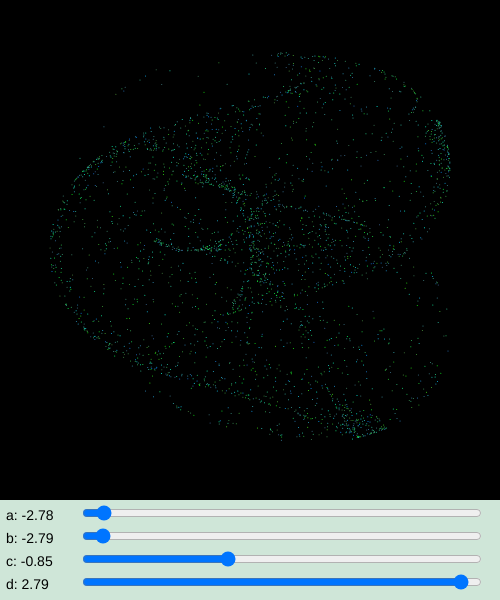
Frame 1 (no input)
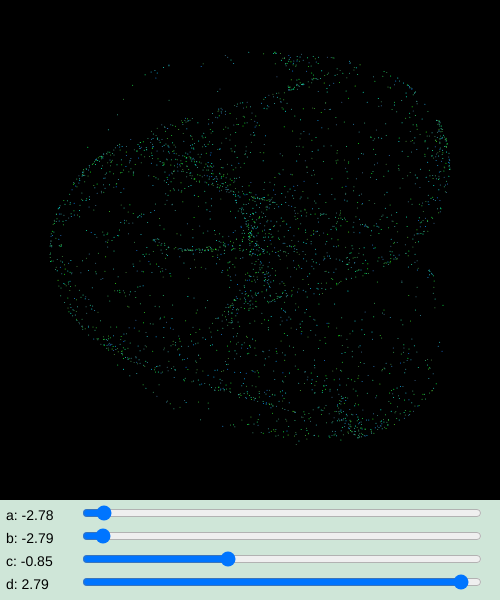
Frame 60 (no input)
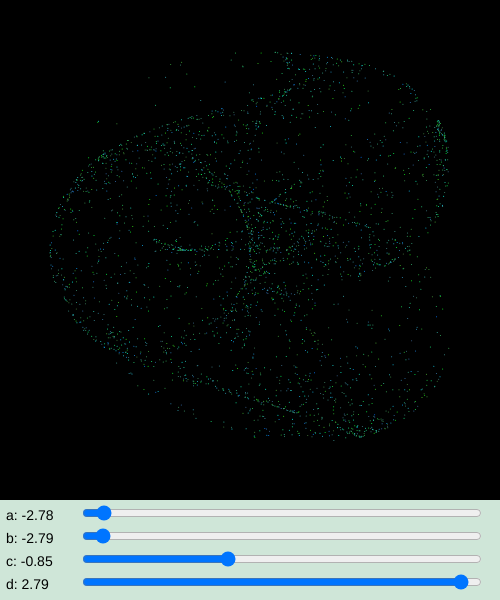
Frame 120 (the mouse pressed at the canvas centre since frame 60)

The p5.js sketch that drew these frames (run headless with seeded random() and noise() and a simulated clock; from frame 60 on, the mouse is pressed at the canvas centre):

// p5.js sketch
// ── sketch.js
var Vec2 = function(x, y) {
	this.x = x;
	this.y = y;
};

var win_w = 500;
var win_h = 500;
var gui_h = 100;

var pos = new Vec2(0.0, 0.0);
var prev_pos = new Vec2(0.0, 0.0);

var lp = true;
var bg_clear = true;
var pointNum = 3000;

var param = {
	a: -2.78,
	b: -2.79,
	c: -0.85,
	d: 2.79
	// a: 0.876516856696007, 
	// b: -2.54053425359419, 
	// c: 2.77398819840079, 
	// d: -1.74025543774336 
	// a: 2.57259992316601,
	// b: -1.42254655924675,
	// c: 2.43240554290837,
	// d: -1.45852401048238
};

var sa, sb, sc, cd;

function initGUI(){
	var range = [-3.0, 3.0];
	
	sa = createSlider(range[0], range[1], param.a, 0);
	sb = createSlider(range[0], range[1], param.b, 0);
	sc = createSlider(range[0], range[1], param.c, 0);
	sd = createSlider(range[0], range[1], param.d, 0);
	
	sa.position(win_w * 0.2 - 20, win_h+3);
	sb.position(win_w * 0.2 - 20, win_h+26);
	sc.position(win_w * 0.2 - 20, win_h+49);
	sd.position(win_w * 0.2 - 20, win_h+72);

	var w = win_w * 0.8;
	sa.style('width', w+'px');
	sb.style('width', w+'px');
	sc.style('width', w+'px');
	sd.style('width', w+'px');
}

function randomizeParam() {
	param.a = random(-3.0, 3.0);
	param.b = random(-3.0, 3.0);
	param.c = random(-3.0, 3.0);
	param.d = random(-3.0, 3.0);
	// console.log(param.a, param.b, param.c, param.d);
	sa.value(param.a);
	sb.value(param.b);
	sc.value(param.c);
	sd.value(param.d);	
}

function getParam(){
	param.a = sa.value();
	param.b = sb.value();
	param.c = sc.value();
	param.d = sd.value();
}

function drawPoint(){
	fill(200);
	for(var n = 0; n < pointNum; n++){ // noprotect	
		pos.x = sin(param.a * prev_pos.y) - cos(param.b * prev_pos.x);
		pos.y = sin(param.c * prev_pos.x) - cos(param.d * prev_pos.y);
		prev_pos = JSON.parse(JSON.stringify(pos));
		// stroke(map(pos.x, -2, 2, 0, 20), map(pos.y, -2, 2, 0, 20), 100);
		// fill(map(pos.x, -2, 2, 0, 100), map(pos.y, -2, 2, 0, 100), 100);
		fill(n%30+30, n%50+50, n%50+50);
		ellipse(map(pos.x, -2.0, 2.0, win_w*0.1, win_w*0.9), map(pos.y, -2.0, 2.0, win_h*0.1, win_h*0.9), 1, 1);
	}
}

function setup() {
	createCanvas(win_w, win_h+gui_h);
	colorMode(HSB, 100);
	background(0);
	// frameRate(15);
	initGUI();
	lp ? loop() : noLoop();
	noStroke();
}

function drawSliderValue(){
	fill(40, 10, 90);
	rect(0, win_h, win_w, gui_h);
	push();
		fill(0);
		textSize(14);
		translate(6, win_h+20)
		text("a: "+Math.round(sa.value()*10000)/10000, 0, 0);
		text("b: "+Math.round(sb.value()*10000)/10000, 0, 23);
		text("c: "+Math.round(sc.value()*10000)/10000, 0, 46);
		text("d: "+Math.round(sd.value()*10000)/10000, 0, 69);
	pop();
}

function draw() {
	if(bg_clear) background(0);
	drawSliderValue();
	getParam();	
	drawPoint();
}

function keyPressed() {
	switch(keyCode){
		case 32:	//space_key
			clear();
			randomizeParam();
			background(0);
			draw();
			break;

		case 66:	//B key 
			bg_clear = !bg_clear;
			pointNum = 3000;
			break;

		case 67:	//C key 
			clear();
			background(0);
			break;

		case 76:	//L key
			lp = !lp;
			lp ? loop() : noLoop();
			pointNum = lp ? 1000 : 100000;
			break;


		case 80:	//P key
			console.log("a: "+param.a+",");
			console.log("b: "+param.b+",");
			console.log("c: "+param.c+",");
			console.log("d: "+param.d);
			break;

		case 82:	//R key
			break;
			
		default:
			break;
	}
}
